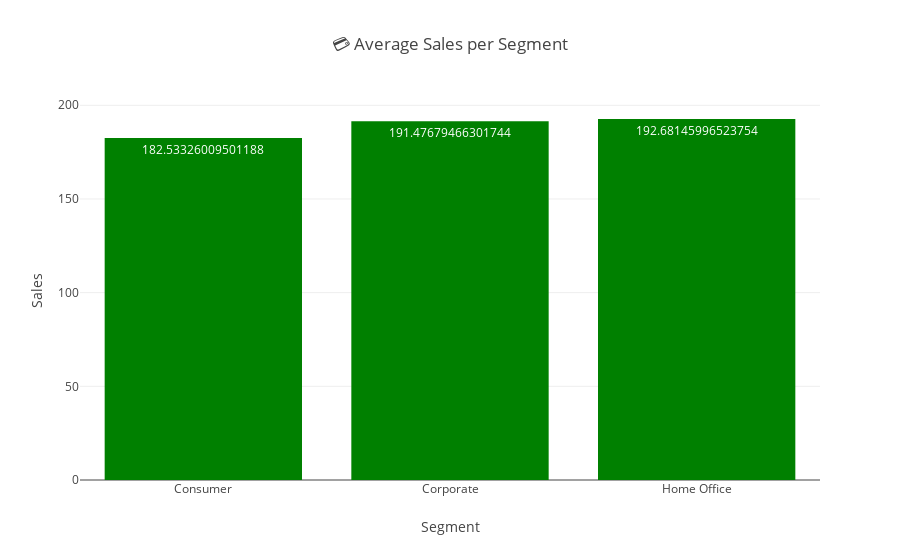

The cell this chart's notebook holds for it:
### Code cell
# average sales by segments

fig = px.bar(segment_avg_sale, x='Segment', y='Sales',
             title='💳 Average Sales per Segment',
             text='Sales', color_discrete_sequence=['green'])
fig.show()

### Figure 1 — Plotly figure (JSON) as saved in the notebook; plotly's stock layout.template omitted (floating-point values rounded to 4 significant figures)
{"data": [{"hovertemplate": "Segment=%{x}<br>Sales=%{text}<extra></extra>", "legendgroup": "", "marker": {"color": "green", "pattern": {"shape": ""}}, "name": "", "orientation": "v", "showlegend": false, "text": [182.5, 191.5, 192.7], "textposition": "auto", "type": "bar", "x": ["Consumer", "Corporate", "Home Office"], "xaxis": "x", "y": [182.5, 191.5, 192.7], "yaxis": "y"}], "layout": {"barmode": "relative", "legend": {"tracegroupgap": 0}, "title": {"text": "💳 Average Sales per Segment"}, "xaxis": {"anchor": "y", "domain": [0, 1], "title": {"text": "Segment"}}, "yaxis": {"anchor": "x", "domain": [0, 1], "title": {"text": "Sales"}}}}
